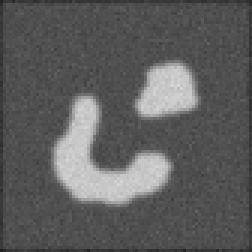
%> input picture images/3_2.bmp, 84 x 84 px (shown 3 times larger)
$ octave main.m   (GNU Octave 9; MATLAB toolbox functions it lacks are replaced by stand-ins)
%> lines starting %> are read from the running program, lines starting %| are printed output that depends on the picture; in (x1, y1, x2, y2) boxes, pixels count from 0 and x2, y2 are one past the last pixel; in counts of white or black regions, pixels touching at a corner belong together; the program's own positions count from 1
### codes/reg_para.m
function f = reg_para(phi)
% compute the distance regularization term coefficient by equation (4.12)
[phi_x, phi_y] = gradient(phi);
s = sqrt(phi_x.^2 + phi_y.^2);
a = (s >= 1);
b = (s < 1);
dps = a .* (s + 1) .* (s - 1) + b * 2 .* (s - 1) .* (2 * s - 1);
dp2 = a .* (3 * s .* s-1) + b .* (12 * s .* s - 12 * s + 2);
mdp = max(abs(dps), [], 'all');
mp2 = max(abs(dp2), [], 'all');
f = 1 ./ (4 .* max(mdp, mp2) + eps);

### codes/adrlse_edge.m
function phi = bolza_edge(phi, g, mu, lambda, alfa, epsilon, timestep, iter)
[gx, gy] = gradient(g);

for k=1:iter
    phi = NeumannBoundCond(phi);        % Neumann boundary condition
    [phix, phiy] = gradient(phi);		% compute the gradient of the level set function phi
    mag = sqrt(phix .^ 2 + phiy .^ 2);	% compute the gradient magtitude of the level set function phi
    Phix = phix ./ (mag + 1e-10);
    Phiy = phiy ./ (mag + 1e-10);

    curvature = div(Phix, Phiy);        % curvature of the level set function
    diracPhi = Dirac(phi, epsilon);		% Dirac function

    distRegTerm = distReg_p2(phi);      % distance regularization term
    areaTerm = diracPhi .* g;           % area term
    edgeTerm = diracPhi .* (gx .* Phix + gy .* Phiy) + diracPhi .* g .* curvature;      % edge term
    t = (sum(Heaviside(-phi, epsilon), 'all') - lambda * sum(g .* diracPhi .* mag, 'all')) / (sum(g .* Heaviside(-phi, epsilon), 'all')+1e-10);	% adaptive area term coefficient in equation (4.15)
    phi = phi + timestep * (lambda .* edgeTerm + alfa * t .* areaTerm) + mu .* distRegTerm;  % evolution
end


% [31 lines left out: functions distReg_p2, div, Dirac, Heaviside, NeumannBoundCond, not called in this run]

### codes/main.m
close all; clear; clc;


% read image
Img = imread('../images/3_2.bmp');
%> Img is the input picture: size 84x84 uint8; min 34, max 214, mean 93.8
if size(Img, 3) > 1
    Img = rgb2gray(Img);	  % Grayscale the image when the image is RGB format
end
I = double(Img);

% parameters setting
timestep = 1;                 								% timestep
iter_inner = 20;              								% inner iteration number
iter_outer = 40;			  								% outer iteration number
alfa = 1;					  								% area term: direction of the contour evolution in equation (4.15)
lambda = 5.0;                 								% length term coefficient
epsilon = 1.5;                								% parameter of the Heaviside and Dirac functions
sigma = 1.0;                  								% standard deviation of Gaussian kernel
Img_smooth = imgaussfilt(I, sigma, 'FilterSize', 3);        % Gaussian bulr
[Ix, Iy] = gradient(Img_smooth);                            % compute the gradient of image
f = abs(Ix) + abs(Iy);										% compute the gradient magnitude
g = 2 ./ (1 + exp(f));										% edge indicator function in equation (4.3)

% initialize the level set function as a binary step function
c0 = 2;
[m ,n] = size(I);
%> m = 84; n = 84
initialLSF = c0 * ones(m, n);
initialLSF(5: m - 5, 5: n - 5) = -c0;
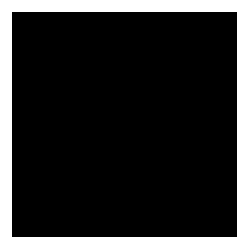
%> initialLSF: size 84x84 double (shown 3 times larger); values -2 (black) and 2 (white), 20.3% white; 1 white region, box (x1, y1, x2, y2) and area: (0, 0, 84, 84) 1431
phi = initialLSF;

% iteration
for n = 1 : iter_outer
    mu = reg_para(phi);                   					% compute the adaptive distance regularization term coefficient in equation (4.12)
    phi = adrlse_edge(phi, g, mu, lambda, alfa, epsilon, timestep, iter_inner);		% evolution the level set function in equation (4.9)
    if mod(n, 2) == 0										% visiualization of the evolution
        figure(1)
        imagesc(Img); axis off; axis equal; colormap(gray);
		hold on;
		contour(phi, [0 0], 'r', 'linewidth', 2);
        iterNum = [num2str(n), ' iterations'];
        title(iterNum);
    end
end
%> this loop made 40 passes
%> (mdp in reg_para, mp2 in reg_para, f in reg_para, mu) on passes 2 to 13: (7.85, 25.56, 0.00978, 0.00978), (3.77, 13.32, 0.0188, 0.0188), (6.14, 20.43, 0.0122, 0.0122), (3.85, 13.56, 0.0184, 0.0184), (6.49, 21.48, 0.0116, 0.0116), (4.61, 15.82, 0.0158, 0.0158), (5.55, 18.65, 0.0134, 0.0134), (3.21, 11.64, 0.0215, 0.0215), (3.65, 12.95, 0.0193, 0.0193), (5.63, 18.89, 0.0132, 0.0132), (5.5, 18.5, 0.0135, 0.0135), (5.36, 18.08, 0.0138, 0.0138)
%> pass 1, in bolza_edge, `[gx, gy] = gradient(g);`:
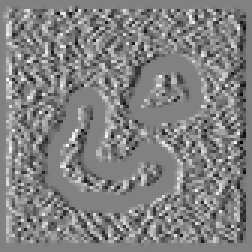
%> gx: size 84x84 double (shown 3 times larger); min -0.487, max 0.471, mean 4.53e-07; drawn with min black and max white
%> pass 1, in bolza_edge, `[gx, gy] = gradient(g);`:
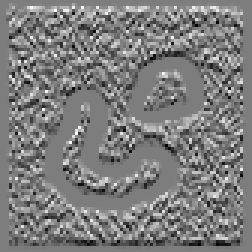
%> gy: size 84x84 double (shown 3 times larger); min -0.459, max 0.474, mean -1.33e-07; drawn with min black and max white
%> after the loop:
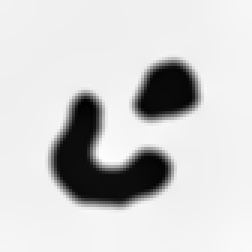
%> phi: size 84x84 double (shown 3 times larger); min -2.25, max 1.75, mean 1.02; drawn with min black and max white
%> after the loop, iterNum = '40 iterations'
%> after the loop:
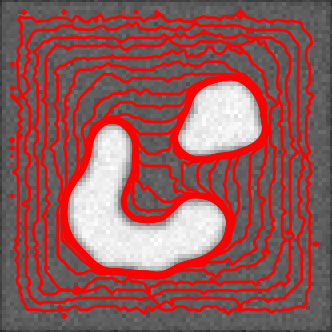
%> figure redrawn from the program's plot data; shown 4 times larger; its title reads '40 iterations'

% visiualization the segmentation results
close all;
figure(2);
imagesc(Img); axis off; axis equal; colormap(gray);
hold on;
contour(phi, [0 0], 'r', 'linewidth', 2);
hold on;contour(initialLSF, [0 0], 'y', 'linewidth', 2);
%> after `contour(initialLSF, [0 0], 'y', 'linewidth', 2)`:
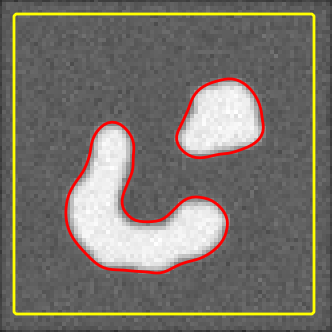
%> figure redrawn from the program's plot data; shown 4 times larger
figure(3);
mesh(phi);
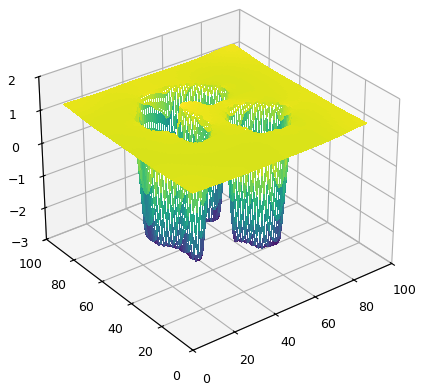
%> figure redrawn from the program's plot data

$ run again, with images/4_4.bmp copied over images/3_2.bmp
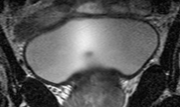
%> input picture images/4_4.bmp, 180 x 107 px
%> Img is the input picture: size 107x180 uint8; min 2, max 249, mean 85.9
%> initialLSF: size 107x180 double; values -2 (black) and 2 (white), 13% white; 1 white region, box (x1, y1, x2, y2) and area: (0, 0, 180, 107) 2502
%> the loop `for n = 1 : iter_outer` made 40 passes
%> (mdp in reg_para, mp2 in reg_para, f in reg_para, mu) on passes 2 to 9: (5.1, 17.3, 0.0144, 0.0144), (5.58, 18.73, 0.0133, 0.0133), (5.25, 17.74, 0.0141, 0.0141), (5.45, 18.34, 0.0136, 0.0136), (10.45, 33.34, 0.0075, 0.0075), (8.93, 28.8, 0.00868, 0.00868), (20.87, 64.61, 0.00387, 0.00387), (4.29, 14.88, 0.0168, 0.0168)
%> after the loop `for n = 1 : iter_outer`:
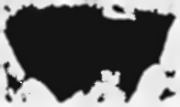
%> phi: size 107x180 double; min -2.34, max 1.88, mean -0.638; drawn with min black and max white
%> after the loop `for n = 1 : iter_outer`: iterNum = '40 iterations'
%> `mesh(phi);`:
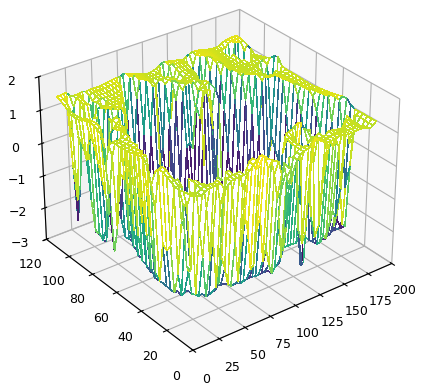
%> figure redrawn from the program's plot data
